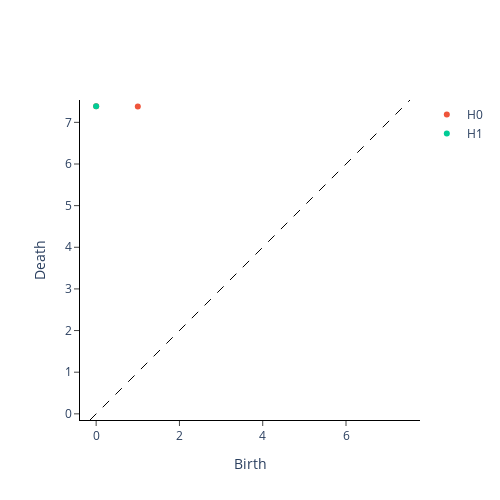

The cell this chart's notebook holds for it:
### Markdown cell above
*The correct answer is hidden here. Highlight or double-click to open the cell to see it when you're ready. No peeking!*

<font color='white'>
One $H_0$ and one $H_1$ component.    
</font>

### Code cell
# Find Cubical Persistence

Density = np.array([Density])
cubical_persistence = CubicalPersistence(n_jobs=-1, reduced_homology=False)
Persistence = cubical_persistence.fit_transform(Density)

filtered = Filtering(epsilon=10 ** -2)
Filtered_Persistence = filtered.fit_transform(Persistence)
plot = filtered.plot(Filtered_Persistence)
plot.show()

### Figure 1 — Plotly figure (JSON) as saved in the notebook; plotly's stock layout.template omitted (floating-point values rounded to 4 significant figures)
{"data": [{"hoverinfo": "none", "line": {"color": "black", "dash": "dash", "width": 1}, "mode": "lines", "showlegend": false, "type": "scatter", "x": [-0.1478, 7.537], "y": [-0.1478, 7.537]}, {"hoverinfo": "text", "hovertext": ["(1.9006199352650016e-55, 7.38905609893065)", "(1.0005807622310747, 7.3806856609658364)"], "mode": "markers", "name": "H0", "type": "scatter", "x": [1.901e-55, 1.001], "y": [7.389, 7.381]}, {"hoverinfo": "text", "hovertext": ["(1.6901796190714926e-10, 7.38905609893065)"], "mode": "markers", "name": "H1", "type": "scatter", "x": [1.69e-10], "y": [7.389]}], "layout": {"height": 500, "plot_bgcolor": "white", "width": 500, "xaxis": {"autorange": false, "exponentformat": "e", "linecolor": "black", "linewidth": 1, "mirror": false, "range": [-0.1478, 7.537], "showexponent": "all", "showline": true, "side": "bottom", "ticks": "outside", "title": {"text": "Birth"}, "type": "linear", "zeroline": true}, "yaxis": {"autorange": false, "exponentformat": "e", "linecolor": "black", "linewidth": 1, "mirror": false, "range": [-0.1478, 7.537], "scaleanchor": "x", "scaleratio": 1, "showexponent": "all", "showline": true, "side": "left", "ticks": "outside", "title": {"text": "Death"}, "type": "linear", "zeroline": true}}}
